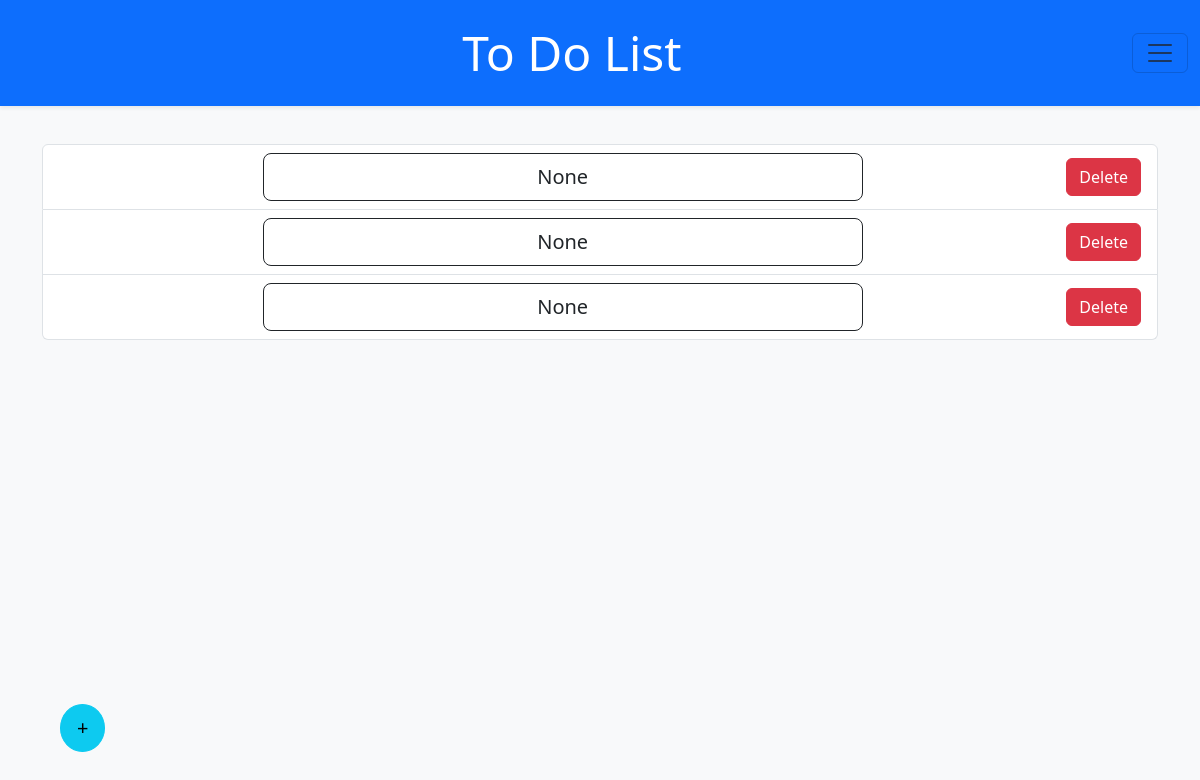
Page /home on the earlier database version.
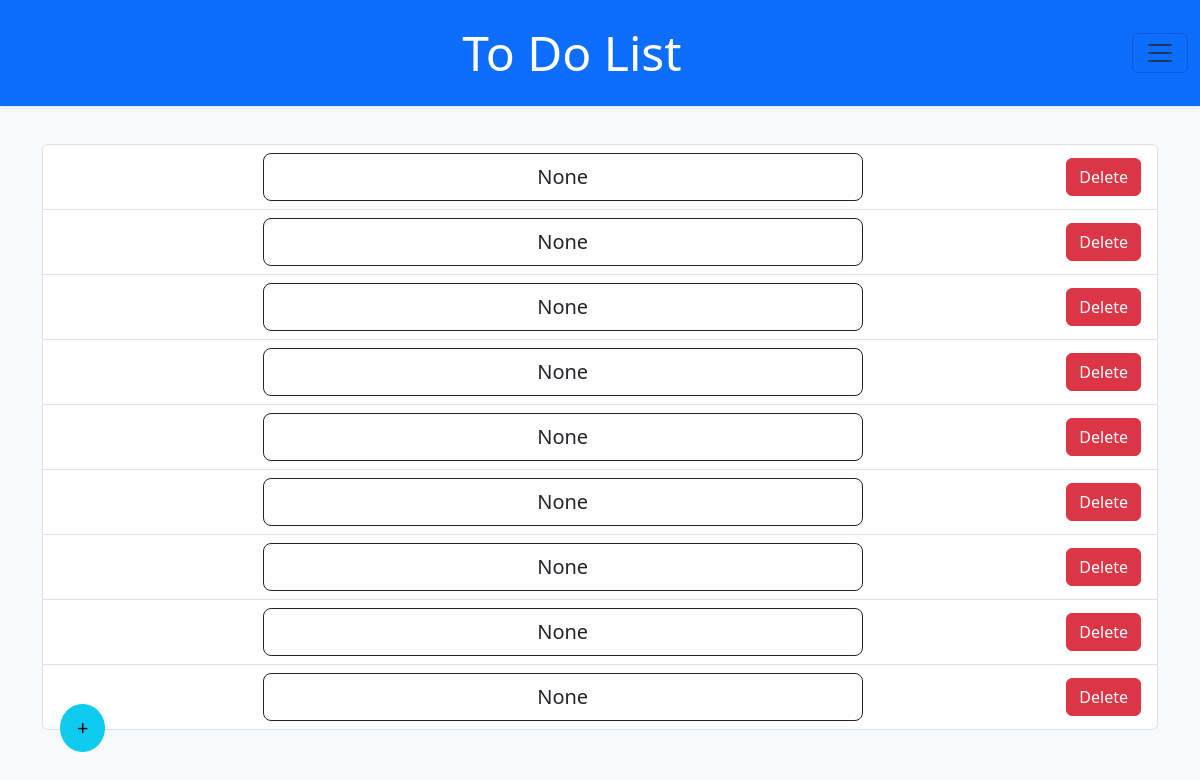
Same page on the later database version.
### Todo/models.py (models this page shows)
class List(db.Model):
    list_id = db.Column(db.Integer, primary_key = True, unique=True)
    user_id = db.Column(db.Integer, db.ForeignKey("user.id"))
    list_title = db.Column(db.String(600))
    list_items = db.relationship("ListItems", backref="list", lazy=True)

### Todo/routes.py (the view)
@main.route("/")
@main.route("/home")
def home():
    user = User.query.get(1)
    login_user(user)
    if current_user.is_authenticated:
        user_lists = List.query.filter_by(user_id=current_user.id).all()
    return render_template("homepage.html", lists=user_lists, list_size=len(user_lists))

### Todo/templates/homepage.html (shortened to what this page needs)
{% extends "base.html" %}
{% block content %}
<main>
    {% if current_user.is_authenticated %}
        {% if lists_size == 0 %}
            <div class="d-flex justify-content-center align-items-center vh-100">
                <a class="disabled-link" href="{{ url_for('main.get_list') }}">
                    You don't have lists click here or click on the + icon
                </a>
            </div>
                <div class="container py-5 pt-5 mt-5 position-absolute bottom-0 end-0 d-inline-block p-0 m-0">
                    <a href="{{ url_for('main.get_list') }}" class="btn btn-info btn-lg rounded-circle">+</a>
                </div>
        {% else %}
            <div class="container py-5 pt-5 mt-5">
                <div class="mx-auto text-center">
                <ul class="list-group">
                    {% for list in lists %}
                        <li class="list-group-item d-flex justify-content-between align-items-center"><a href="" class="btn btn-lg btn-outline-dark button-dimensions  mx-auto text-center">{{list.list_title}}</a>
                             <form action="" method="post">
                                 <button type="submit" class="btn btn-danger">Delete</button>
                             </form>
                        </li>
                    {% endfor %}
            {% endif %}
    {% endif %}
                </ul>
                </div>
                <div class="container py-5 pt-5 mt-5 position-absolute bottom-0 end-0 d-inline-block p-0 m-0">
                    <a href="{{ url_for('main.get_list') }}" class="btn btn-info btn-lg rounded-circle">+</a>
                </div>
            </div>
</main>
{% endblock %}

### Todo/templates/base.html (shortened to what this page needs)
<!DOCTYPE html>
<html lang="en">
<head>
     <link href="https://cdn.jsdelivr.net/npm/bootstrap@5.3.7/dist/css/bootstrap.min.css" rel="stylesheet">
    <link rel="stylesheet" href="{{ url_for('static', filename='style.css') }}">
</head>
<body class="bg-light">
<header>
    <nav class="navbar py-4 bg-primary text-white text-center shadow-sm fixed-top" style="text-align:center">
      <div class="container-fluid">
        <h1 class="display-5 mb-0 mx-auto text-center"> To Do List</h1>
        <button class="navbar-toggler" type="button" data-bs-toggle="offcanvas" data-bs-target="#offcanvasNavbar" aria-controls="offcanvasNavbar" aria-label="Toggle navigation">
          <span class="navbar-toggler-icon"></span>
        </button>
      </div>
    </nav>
</header>
<br>
<br>
{% block content %}
{% endblock %}
</body>
</html>

### Todo/static/style.css (style rules this page uses)
h1 { text-align: center; }
.button-dimensions { width: 600px; }

Differences in the rows shown:
added List: list_title "None"
added List: list_title "None"
added List: list_title "None"
added List: list_title "None"
added List: list_title "None"
added List: list_title "None"
